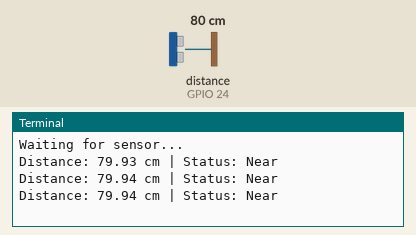
The program below on a simulated Raspberry Pi (BCM pin numbers). On the bench: the last lines printed to the terminal. The test bench sets the inputs (shaded band); at power-on: distance to the obstacle (sensor on GPIO 24) 80 cm. The echo pulse lasts 58.3 µs per cm; the clock reads 2024-03-15 10:24:30 at power-on unless the program sets it.

Above: at 3.2 s.
3.3 s: distance to the obstacle (sensor on GPIO 24) set to 4 cm
At 3.9 s:
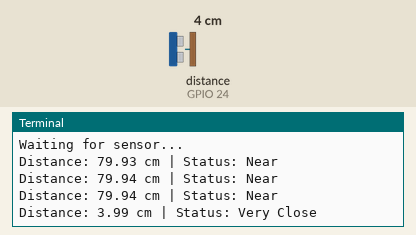
5.5 s: distance to the obstacle (sensor on GPIO 24) set to 250 cm
At 6.0 s:
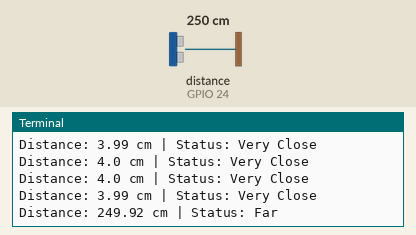

Measured:
- after the input at 3.3 s, the terminal: prints a new line after 0.22 s (image 1)
- after the input at 5.5 s, the terminal: prints a new line at once (image 2)

The program:

distance_test.py
```python
import RPi.GPIO as GPIO
import time

TRIG = 23
ECHO = 24

GPIO.setmode(GPIO.BCM)
GPIO.setup(TRIG, GPIO.OUT)
GPIO.setup(ECHO, GPIO.IN)

GPIO.output(TRIG, False)

print("Waiting for sensor...")
time.sleep(2)

try:
    while True:

        # Send trigger pulse
        GPIO.output(TRIG, True)
        time.sleep(0.00001)
        GPIO.output(TRIG, False)

        pulse_start = time.time()
        pulse_end = time.time()

        # Wait for echo to go HIGH
        timeout = time.time()
        while GPIO.input(ECHO) == 0:
            pulse_start = time.time()

            if time.time() - timeout > 0.05:
                break

        # Wait for echo to go LOW
        timeout = time.time()
        while GPIO.input(ECHO) == 1:
            pulse_end = time.time()

            if time.time() - timeout > 0.05:
                break

        pulse_duration = pulse_end - pulse_start

        distance = pulse_duration * 17150
        distance = round(distance, 2)

        # Ignore invalid readings
        if distance < 2 or distance > 400:
            continue

        # Distance classification
        if distance < 50:
            status = "Very Close"
        elif distance < 150:
            status = "Near"
        else:
            status = "Far"

        print(f"Distance: {distance} cm | Status: {status}")

        time.sleep(0.5)

except KeyboardInterrupt:
    print("\nProgram stopped")
    GPIO.cleanup()
```
